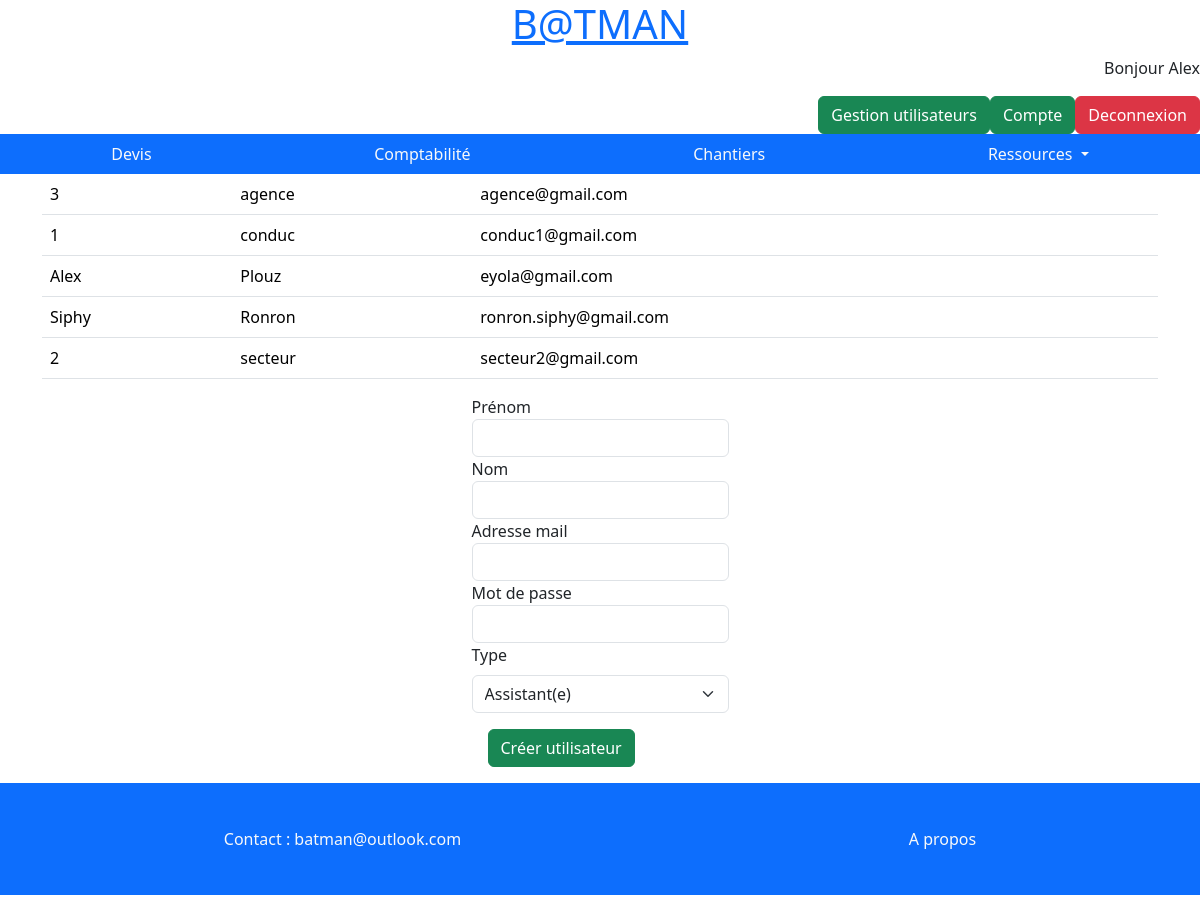
The page /usersAccount (signed in) on the database its author committed.
### tables this page shows
CREATE TABLE `users` (
  `id` int(11) NOT NULL AUTO_INCREMENT,
  `name` tinytext NOT NULL,
  `firstName` tinytext NOT NULL,
  `mail` varchar(200) NOT NULL,
  `password` varchar(60) NOT NULL,
  `role` tinyint(4) NOT NULL DEFAULT 1,
  PRIMARY KEY (`id`),
  KEY `role` (`role`),
  CONSTRAINT `users_ibfk_1` FOREIGN KEY (`role`) REFERENCES `role` (`id`) ON DELETE CASCADE ON UPDATE CASCADE
);

### www/index.php (called while the page is built, shortened)
<?php
require_once APP_PATH . "/views/head.php";
require_once APP_PATH . "/controller/userController.php";
require_once APP_PATH . "/views/header.php";
$router = new Router();
$router->addRoute('GET', BASE_URL . 'test', 'testController', 'test');
$router->addRoute('GET', BASE_URL, 'UserController', 'formConnectUser');
try {
    $router->addRoute('POST', BASE_URL, 'UserController', 'connectUserController');
} catch (Exception $e) {
    $e->getMessage();
}
$router->addRoute('GET', BASE_URL . 'logout', 'UserController', 'disconnect');
$router->addRoute('POST', BASE_URL . 'addCustomer', 'customerController', 'addCustomer');
$router->addRoute('GET', BASE_URL . 'searchCustomer', 'customerController', 'searchCustomer');
$router->addRoute('GET', BASE_URL . 'estimate', 'EstimateController', 'estimate');
$router->addRoute('GET', BASE_URL . 'newEstimate', 'EstimateController', 'newEstimatePage');
$router->addRoute('GET', BASE_URL . 'createEstimate', 'EstimateController', 'newEstimate');
$router->addRoute('GET', BASE_URL . 'searchEstimate', 'EstimateController', 'searchEstimateToModify');
$router->addRoute('GET', BASE_URL . 'modifyEstimate', 'EstimateController', 'modifyEstimate');
$router->addRoute('POST', BASE_URL . 'modifyEstimate', 'EstimateController', 'updateEstimate');
$router->addRoute('POST', BASE_URL . 'saveEstimate', 'EstimateController', 'saveEstimate');
$router->addRoute('GET', BASE_URL . 'profile', 'UserController', 'profile');
$router->addRoute('GET', BASE_URL . 'updateProfile', 'UserController', 'updateProfilePage');
$router->addRoute('POST', BASE_URL . 'updateProfile', 'UserController', 'updateProfile');
$router->addRoute('GET', BASE_URL . 'updatePassword', 'UserController', 'updatePasswordPage');
$router->addRoute('POST', BASE_URL . 'updatePassword', 'UserController', 'updatePassword');
$router->addRoute('GET', BASE_URL . 'usersAccount', 'UserController', 'usersAccountPage');
$router->addRoute('POST', BASE_URL . 'addUser', 'UserController', 'addUser');
$router->addRoute('GET', BASE_URL . 'products', 'ProductController', 'products');
$router->addRoute('GET', BASE_URL . 'details', 'ProductController', 'details');
$router->addRoute('GET', BASE_URL . 'modify', 'ProductController', 'modifyProductPage');
$router->addRoute('POST', BASE_URL . 'modify', 'ProductController', 'modifyProduct');
$router->addRoute('GET', BASE_URL . 'delete', 'ProductController', 'deleteProduct');
$router->addRoute('POST', BASE_URL . 'create', 'ProductController', 'createProduct');
$router->addRoute('GET', BASE_URL . 'accounting', 'EstimateController', 'accountingPage');
$router->addRoute('GET', BASE_URL . 'estimateToRegister', 'EstimateController', 'estimateToRegister');
$router->addRoute('GET', BASE_URL . 'estimateRegistered', 'EstimateController', 'estimateRegistered');
$router->addRoute('POST', BASE_URL . 'registerdriver', 'estimateController', 'registerEstimate');
$router->addRoute('GET', BASE_URL . 'projects', 'ProjectsController', 'projectsPage');
$router->addRoute('GET', BASE_URL . 'editSituationPage', 'ProjectsController', 'editSituationPage');
$router->addRoute('POST', BASE_URL . 'saveSituation', 'ProjectsController', 'saveSituation');
$router->addRoute('GET', BASE_URL . 'orderPage', 'ProjectsController', 'orderPage');
$router->addRoute('POST', BASE_URL . 'saveOrder', 'ProjectsController', 'saveOrder');
$router->addRoute('GET', BASE_URL . 'resultsPage', 'ProjectsController', 'resultsPage');
$method = $_SERVER['REQUEST_METHOD'];
$uri = parse_url($_SERVER['REQUEST_URI'], PHP_URL_PATH);
$handler = $router->getHandler($method, $uri);
$controller = new $handler['controller']();
$action = $handler['action'];
$controller->$action();
require_once APP_PATH . "/views/footer.php";

### www/models/entities/PDOServer.php (called while the page is built, shortened)
<?php
class PDOServer
{
    public function __construct()
    {
        $dbName = "batman";
        $port = "3306";
        $userName = "batman";
        try {
            $this->db = new PDO("mysql:host=localhost; dbname=$dbName; port=$port", $userName, "cPifHwUe[cQF!Ffp");
        } catch (PDOException $e) {
            echo $e->getMessage();
            echo "La connexion à la base de donnée a échouée.";
        }
    }
}

### www/models/userManager.php (called while the page is built, shortened)
<?php
require_once APP_PATH . "/models/entities/userModel.php";
require_once APP_PATH . "/models/entities/PDOServer.php";
class UserManager extends PDOServer
{
    public function getAllUsers()
    {
        $req = $this->db->query('SELECT id, name, firstName, mail, role FROM users ORDER BY name');
        $datas = $req->fetchAll();
        $users = [];
        foreach ($datas as $data) {
            $user = new Users($data);
            $users[] = $user;
        }
        return $users;
    }
}

### www/models/entities/userModel.php (called while the page is built, shortened)
<?php
class Users
{
    private string $name;
    private string $firstName;
    private string $mail;
    public function hydrate(array $data)
    {
        foreach ($data as $key => $value) {
            $method = "set" . ucfirst($key);
        }
    }
    public function setId($id)
    {
        return $this;
    }
    public function getName()
    {
        return $this->name;
    }
    public function setName($name)
    {
        $this->name = $name;
        return $this;
    }
    public function getFirstName()
    {
        return $this->firstName;
    }
    public function setFirstName($firstName)
    {
        $this->firstName = $firstName;
        return $this;
    }
    public function getMail()
    {
        return $this->mail;
    }
    public function setMail($mail)
    {
        $this->mail = $mail;
        return $this;
    }
    public function setRole($role)
    {
        return $this;
    }
}

### www/models/roleManager.php (called while the page is built)
<?php
require_once APP_PATH . "/models/entities/roleModel.php";
require_once APP_PATH . "/models/entities/PDOServer.php";
class roleManager extends PDOServer
{
    public function getAllRoles()
    {
        $req = $this->db->query("SELECT * FROM role ORDER BY id");
        $datas = $req->fetchAll();
        foreach ($datas as $data) {
            $roles[] = new role($data);
        }
        return $roles;
    }
}

### www/models/entities/roleModel.php (called while the page is built, shortened)
<?php
class Role
{
    private int $id;
    private string $role;
    public function hydrate(array $data)
    {
        foreach ($data as $key => $value) {
            $method = "set" . ucfirst($key);
        }
    }
    public function getId()
    {
        return $this->id;
    }
    public function setId($id)
    {
        $this->id = $id;
        return $this;
    }
    public function getRole()
    {
        return $this->role;
    }
    public function setRole($role)
    {
        $this->role = $role;
        return $this;
    }
}

### www/views/usersAccount.php (the view, shortened to what this page needs)
<div class="container d-flex flex-column align-items-center">
    <table class="table">
        <tbody>
            <?php foreach ($users as $user) { ?>
                <tr>
                    <td><?= $user->getFirstName() ?></td>
                    <td><?= $user->getname() ?></td>
                    <td><?= $user->getMail() ?></td>
                </tr>
            <?php } ?>
        </tbody>
    </table>
</div>
<div class="container d-flex flex-column align-items-center">
    <div>
        <form action="<?= BASE_URL . 'addUser'; ?>" method="post">
            <label for="firstName">Prénom</label>
            <input type="text" name="firstName" class="form-control">
            <label for="name">Nom</label>
            <input type="text" name="name" class="form-control">
            <label for="mail">Adresse mail</label>
            <input type="email" name="mail" class="form-control" required>
            <label for="password">Mot de passe</label>
            <input type="password" name="password" class="form-control" required>
            <label class="form-label" for="role">Type</label>
            <select class="form-select" type="type" name="role" aria-label="Default select example">
                <?php foreach ($roleList as $role) { ?>
                    <option class="" value="<?= $role->getId() ?>"><?= $role->getRole() ?></option>
                <?php
                }
                ?>
            </select>
            <input type="submit" class="btn btn-success m-3" value="Créer utilisateur">
        </form>
    </div>

### rows shown on the page
users: firstName "3", name "agence", mail "agence@gmail.com"
users: firstName "1", name "conduc", mail "conduc1@gmail.com"
users: firstName "Alex", name "Plouz", mail "eyola@gmail.com"
users: firstName "Siphy", name "Ronron", mail "ronron.siphy@gmail.com"
users: firstName "2", name "secteur", mail "secteur2@gmail.com"

### other values the page prints
$_SESSION['firstName'] "Alex"
form field role "Assistant(e)"
